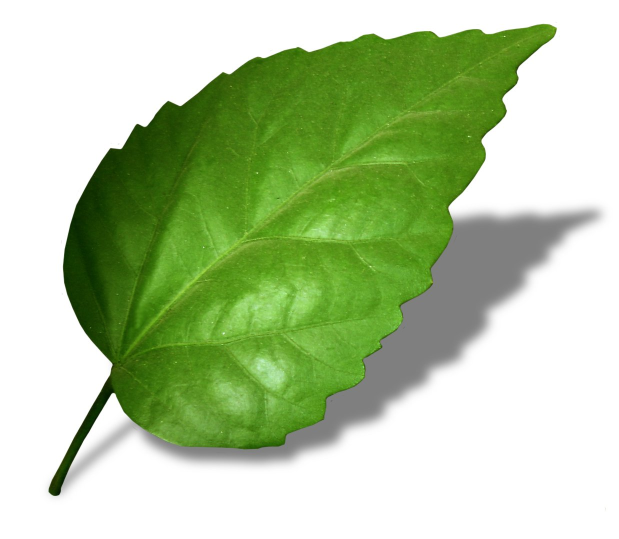
#> input picture image/im1.jpeg, 1237 x 1077 px (shown at 1/2 size)
$ python -i opencv_filter.py   (imports and definitions only)
#> lines starting #> are read from the running program, lines starting #| are printed output that depends on the picture; after the words box and inside, x2 and y2 are one past the last pixel; in counts of white or black regions, pixels touching at a corner belong together
#> further down, picture is the input picture: shape (1077, 1237, 3); mean B, G, R 158.9, 201.2, 179.5
import cv2
import numpy as np

def is_leaf(image: np.ndarray) -> bool:
    # Resize image to a standard size for consistency (e.g., 256x256 as in your model)
    image = cv2.resize(image, (256, 256))
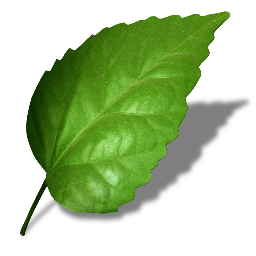
#> image: shape (256, 256, 3); mean of channels 0, 1, 2 158.8, 201.1, 179.4; drawn as B, G, R

    # Convert to HSV and apply Gaussian blur to reduce noise
    hsv = cv2.cvtColor(image, cv2.COLOR_BGR2HSV)
#> hsv: shape (256, 256, 3); mean H, S, V 19.4, 80.1, 201.2
    hsv = cv2.GaussianBlur(hsv, (5, 5), 0)
#> hsv: shape (256, 256, 3); mean H, S, V 19.4, 80.1, 201.2

    # Expanded HSV range to include varied green shades and diseased leaves
    lower_green = np.array([20, 30, 30])  # Slightly broader range
    upper_green = np.array([100, 255, 255])
    mask = cv2.inRange(hsv, lower_green, upper_green)
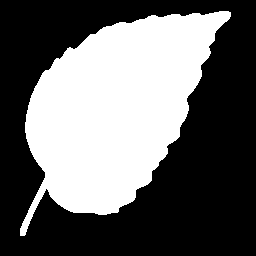
#> mask: shape (256, 256); 40.2% white; 1 white region, box (x1, y1, x2, y2) and area: (20, 11, 231, 236) 26318

    # Optional: Morphological operations to clean mask
    kernel = np.ones((5, 5), np.uint8)
    mask = cv2.morphologyEx(mask, cv2.MORPH_CLOSE, kernel)
#> mask: shape (256, 256); 40.2% white; 1 white region

    # Find contours
    contours, _ = cv2.findContours(mask, cv2.RETR_EXTERNAL, cv2.CHAIN_APPROX_SIMPLE)
#> contours = 1 contour; box (x1, y1, x2, y2) and area: (20, 11, 231, 236) 25993
    if not contours:
        return False

    # Get the largest contour
    largest_contour = max(contours, key=cv2.contourArea)
#> largest_contour = contour of 355 points, box (x1, y1, x2, y2) (20, 11, 231, 236), area 25993
    area = cv2.contourArea(largest_contour)
#> area = 25993

    # Relative area threshold based on image size (e.g., 2% of total area)
    min_area_threshold = 0.02 * 256 * 256  # ~1310 pixels for 256x256

    if area < min_area_threshold:
        return False

    # Compute solidity
    hull = cv2.convexHull(largest_contour)
#> hull = contour of 28 points, box (x1, y1, x2, y2) (20, 11, 231, 236), area 29487
    hull_area = cv2.contourArea(hull)
#> hull_area = 29487
    solidity = float(area) / hull_area if hull_area > 0 else 0
#> solidity = 0.882

    # Relaxed solidity range to accommodate irregular leaves
    return (area > min_area_threshold) and (0.6 < solidity < 0.98)

>>> import cv2
>>> picture = cv2.imread('../image/im1.jpeg')
>>> result = is_leaf(picture)
#> result = True

$ run again, on image/im4.webp
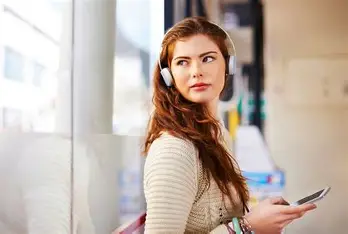
#> input picture image/im4.webp, 348 x 234 px
#> picture is the input picture: shape (234, 348, 3); mean B, G, R 168.5, 178.8, 193.4
#> in is_leaf, `image = cv2.resize(image, (256, 256))`:
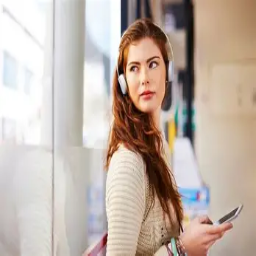
#> image: shape (256, 256, 3); mean of channels 0, 1, 2 168.4, 178.7, 193.3; drawn as B, G, R
#> in is_leaf, `mask = cv2.morphologyEx(mask, cv2.MORPH_CLOSE, kernel)`:
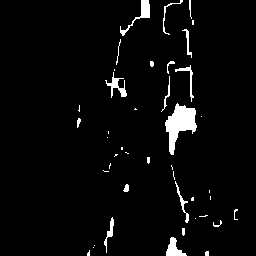
#> mask: shape (256, 256); 3.6% white; 43 white regions (24 under 20 px)
#> contours = 43 contours, 32 with area under 20; largest, box (x1, y1, x2, y2) and area: (165, 103, 197, 155) 741, (120, 0, 150, 36) 173, (166, 237, 187, 256) 168, (105, 72, 127, 98) 118, (104, 217, 114, 253) 68
#> largest_contour = contour of 66 points, box (x1, y1, x2, y2) (165, 103, 197, 155), area 741
#> area = 741
#> result = False
